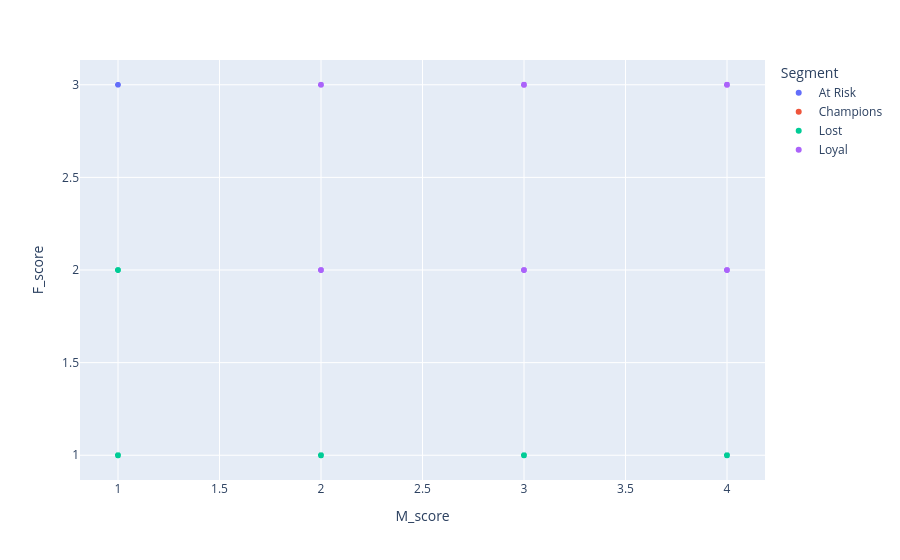

The notebook cell saved with this chart:
### Code cell
px.scatter(df1, 'M_score', 'F_score', color = 'Segment')

### Figure 1 — Plotly figure (JSON) as saved in the notebook; plotly's stock layout.template omitted (floating-point values rounded to 4 significant figures; data arrays with more than 128 entries replaced by an {"elided": "..."} marker saying what was removed)
{"data": [{"hovertemplate": "Segment=At Risk<br>M_score=%{x}<br>F_score=%{y}<extra></extra>", "legendgroup": "At Risk", "marker": {"color": "#636efa", "symbol": "circle"}, "mode": "markers", "name": "At Risk", "showlegend": true, "type": "scattergl", "x": {"elided": "931 int values"}, "xaxis": "x", "y": {"elided": "931 int values"}, "yaxis": "y"}, {"hovertemplate": "Segment=Champions<br>M_score=%{x}<br>F_score=%{y}<extra></extra>", "legendgroup": "Champions", "marker": {"color": "#EF553B", "symbol": "circle"}, "mode": "markers", "name": "Champions", "showlegend": true, "type": "scattergl", "x": {"elided": "705 int values"}, "xaxis": "x", "y": {"elided": "705 int values"}, "yaxis": "y"}, {"hovertemplate": "Segment=Lost<br>M_score=%{x}<br>F_score=%{y}<extra></extra>", "legendgroup": "Lost", "marker": {"color": "#00cc96", "symbol": "circle"}, "mode": "markers", "name": "Lost", "showlegend": true, "type": "scattergl", "x": {"elided": "3053 int values"}, "xaxis": "x", "y": {"elided": "3053 int values"}, "yaxis": "y"}, {"hovertemplate": "Segment=Loyal<br>M_score=%{x}<br>F_score=%{y}<extra></extra>", "legendgroup": "Loyal", "marker": {"color": "#ab63fa", "symbol": "circle"}, "mode": "markers", "name": "Loyal", "showlegend": true, "type": "scattergl", "x": {"elided": "1189 int values"}, "xaxis": "x", "y": {"elided": "1189 int values"}, "yaxis": "y"}], "layout": {"legend": {"title": {"text": "Segment"}, "tracegroupgap": 0}, "margin": {"t": 60}, "xaxis": {"anchor": "y", "domain": [0, 1], "title": {"text": "M_score"}}, "yaxis": {"anchor": "x", "domain": [0, 1], "title": {"text": "F_score"}}}}
